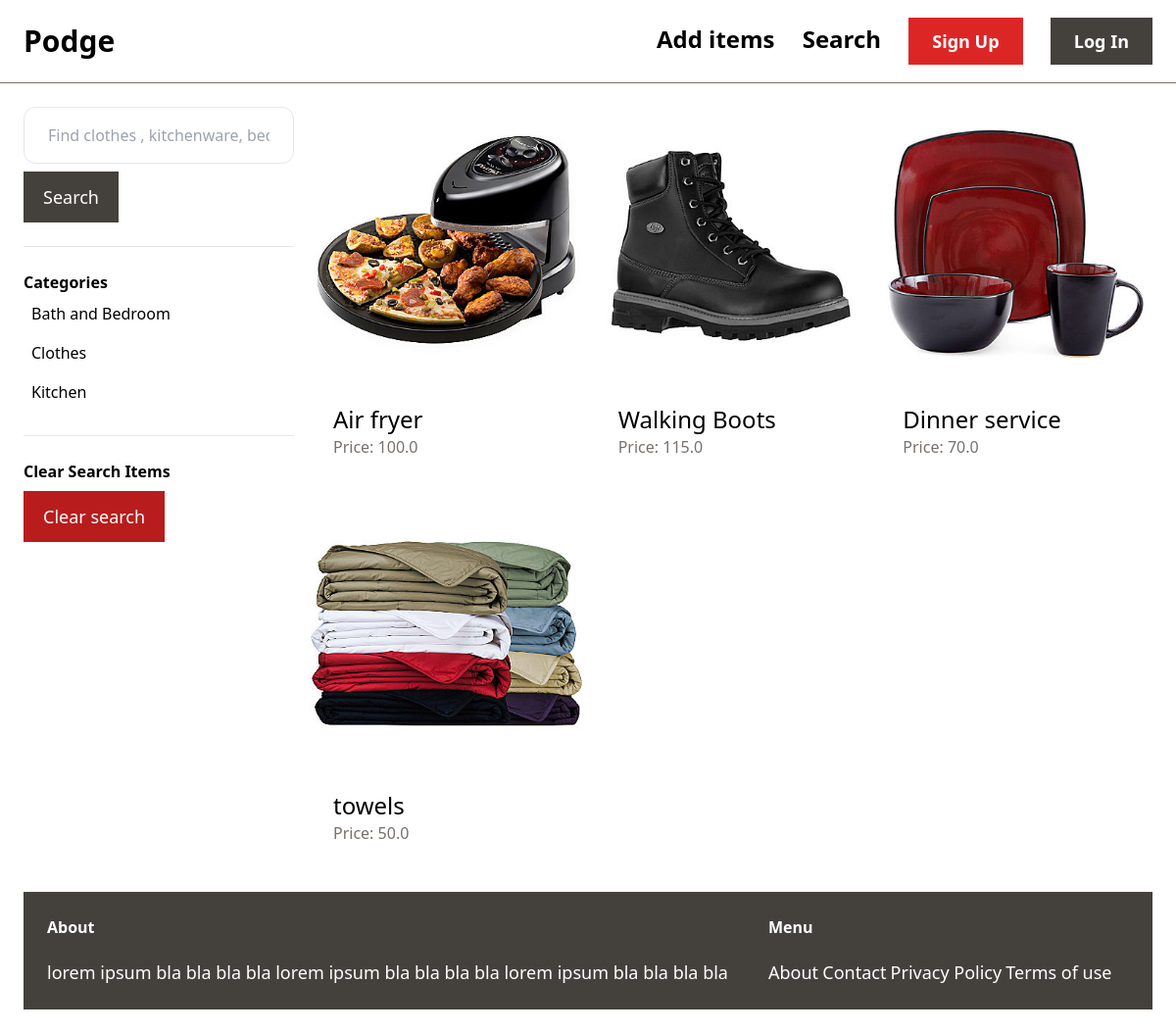
/items/search/, run on an earlier commit of the app's database.
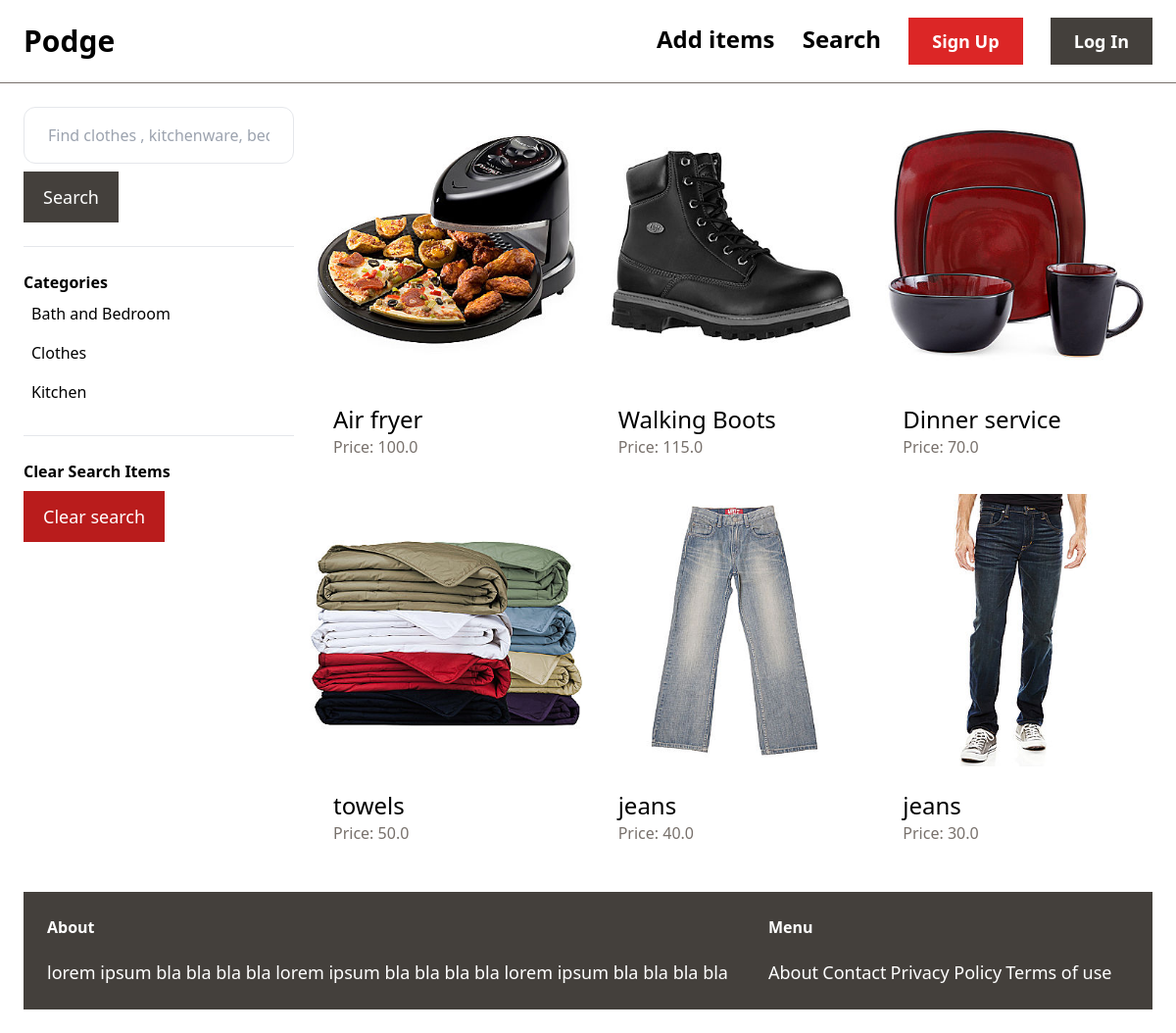
And on a later commit of the database.
### item/models.py (models this page shows, shortened)
class Category(models.Model):
    name = models.CharField(max_length=255)
    class Meta:
        ordering = ('name', )
        verbose_name_plural = 'Categories'

class Item(models.Model):
    category = models.ForeignKey(Category, related_name='items', on_delete=models.CASCADE)
    name = models.CharField(max_length=255)
    description = models.TextField(blank=True, null=True)
    price = models.FloatField()
    image = models.ImageField(upload_to='item_images', blank=True, null=True)
    is_sold = models.BooleanField(default=False)
    created_by = models.ForeignKey(User, related_name='items', on_delete=models.CASCADE)
    created_at = models.DateTimeField(auto_now_add=True)

### item/views.py (the view)
# urls.py: path('search/', views.search, name='search'),
def search(request):
    query = request.GET.get('query', '')
    category_id = request.GET.get('category', 0)
    categories = Category.objects.all()
    items = Item.objects.filter(is_sold=False)
    if category_id:
        items = items.filter(category_id=category_id)
    if query:
        items = items.filter(Q(name__icontains=query) | Q(description__icontains=query))
    return render(request, 'item/search.html', {
        'items': items,
        'query': query,
        'categories': categories,
        'category_id': int(category_id)
    })

### item/templates/item/search.html (shortened to what this page needs)
{% extends 'home/base.html' %}
{% block content%}
    <div class="pb-6 grid grid-cols-4 gap-4">
        <div class="col-span-1">
            <form method="get" action="{% url 'item:search' %}">
                <input name="query" class="w-full py-4 px-6 border rounded-xl" type="text" value="{{ query }}" placeholder="Find clothes , kitchenware, bed and bathroom items">
                <button class="mt-2 py-3 px-5 text-lg bg-stone-700 text-white hover:bg-stone-500">
                    Search
                </button>
                <hr class="my-6">
                <p class="font-semibold">Categories</p>
                <ul>
                    {% for category in categories %}
                        <li class="py-2 px-2 rounded-xl{% if category.id == category_id %} bg-gray-200{% endif %}">
                            <a href="{% url 'item:search' %}?query={{ query }}&category={{ category.id }}">{{ category.name }}</a>
                        </li>
                    {% endfor %}
                </ul>
                <hr class="my-6">
                <p class="font-semibold">Clear Search Items</p>
                <ul>
                    <li><a href="{% url 'item:search' %}" class="mt-2 py-3 px-5 inline-block bg-red-700 text-lg text-white">Clear search</a></li>
                </ul>
            </form>
        </div>
        <div class="col-span-3">
            <div class="grid grid-cols-3 gap-3">
            {% for item in items %}
            <div>
                <a href="{% url 'item:detail' item.id %}">
                    <div>
                        <img src="{{ item.image.url }}" class="rounded-t-xl">
                    </div>
                    <div class="p-6 bg-white rounded-b-xl">
                        <h2 class="text-2xl">{{ item.name }}</h2>
                        <p class="text-stone-500">Price: {{ item.price }}</p>
                    </div>
                </a>
            </div>
            {% endfor %}
        </div>
    </div>
{% endblock %}

What changed in the data, as far as the page shows it:
added Item: image (picture), name "jeans", price "40.0"
added Item: image (picture), name "jeans", price "30.0"
